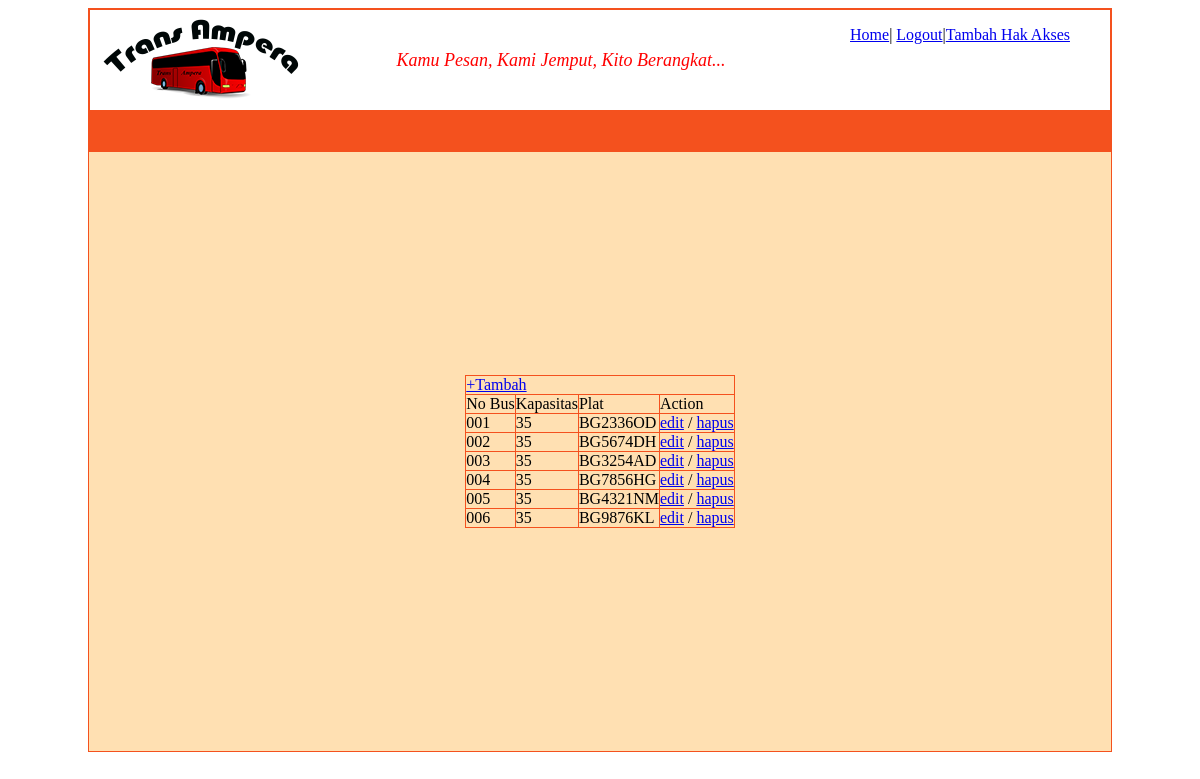
The app's page /admin/index.php?page=tb_bus (signed in) with its own data.
### tables this page shows
CREATE TABLE IF NOT EXISTS `tb_bus` (
  `no_bus` varchar(3) NOT NULL,
  `kapasitas` int(2) NOT NULL,
  `plat` varchar(8) NOT NULL
);

### admin/tb_bus.php (the view, shortened to what this page needs)
<?php
		if(isset($_SESSION['login']))
		{
		?>
	<table border="1" align="center">
		<tr>
		<td colspan="6" align="left">
		<a href="index.php?page=tambah_tb_bus">+Tambah</a>
		</td>
		</tr>
		<tr>
			<td>No Bus</td>
			<td>Kapasitas</td>
			<td>Plat</td>
			<td>Action</td>
		</tr>
	<?php
		$query =  "select * from tb_bus";
		$hasil = mysql_query($query)or die ('Query Error');
		while($data =  mysql_fetch_array($hasil))
		{
			echo "<tr>
			<td>".$data['no_bus']."
			</td>
			<td>".$data['kapasitas']."
			</td>
			<td>".$data['plat']."
			</td>
			<td><a href='index.php?page=edit_tb_bus&no_bus=".$data['no_bus']."'>edit</a>
			/
			<a href='hapus_tb_bus.php?no_bus=".$data['no_bus']."'>hapus</a>
			</td>
		</tr>";
		}
	?>
	</table>
	<?php
		}
	?>

### admin/index.php (style rules this page uses)
table,tr,td { border-collapse: collapse; border-color: #F4511E; padding: 0px; }

### records on screen
tb_bus: no_bus "001", kapasitas "35", plat "BG2336OD"
tb_bus: no_bus "002", kapasitas "35", plat "BG5674DH"
tb_bus: no_bus "003", kapasitas "35", plat "BG3254AD"
tb_bus: no_bus "004", kapasitas "35", plat "BG7856HG"
tb_bus: no_bus "005", kapasitas "35", plat "BG4321NM"
tb_bus: no_bus "006", kapasitas "35", plat "BG9876KL"
